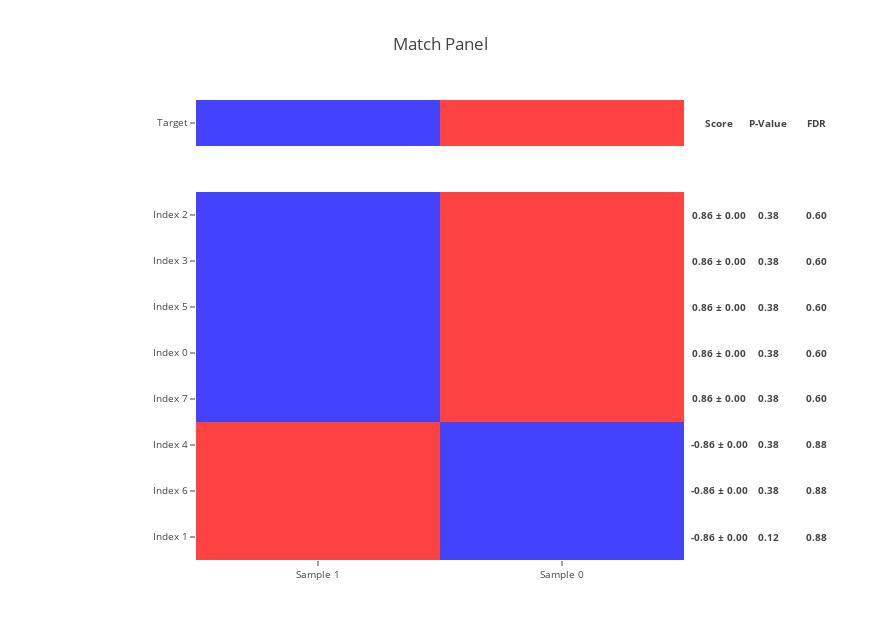

Notebook source saved alongside this figure:
### Code cell
import pandas as pd


target = [
    0,
    2,
]

target = pd.Series(
    target, 
    name='Target',
    index=('Sample {}'.format(i) for i in range(len(target))),
)

n_row = 8

features = pd.DataFrame(
    np.random.random_sample(size=(
        n_row,
        target.size,
    )),
    index=('Index {}'.format(i) for i in range(n_row)),
    columns=target.index,
)

for random_seed in range(3):

    score_moe_p_value_fdr = make_match_panel(
        target,
        features,
        n_sampling=0,
        n_permutation=0,
    )

### Figure 1 — Plotly figure (JSON) as saved in the notebook; plotly's stock layout.template omitted (floating-point values rounded to 4 significant figures; data arrays with more than 128 entries replaced by an {"elided": "..."} marker saying what was removed)
{"data": [{"colorscale": {"elided": "256x2 mixed values"}, "showscale": false, "text": [["Sample 1", "Sample 0"]], "type": "heatmap", "uid": "7171b91e-60bb-49bf-b0ec-6127100a08db", "x": ["Sample 1", "Sample 0"], "y": ["Target"], "yaxis": "y2", "z": [[-1, 1]]}, {"colorscale": {"elided": "256x2 mixed values"}, "showscale": false, "type": "heatmap", "uid": "185db858-1c6a-4cbc-9376-c494c9c27b6c", "x": ["Sample 1", "Sample 0"], "y": ["Index 1", "Index 6", "Index 4", "Index 7", "Index 0", "Index 5", "Index 3", "Index 2"], "yaxis": "y", "z": [[1, -1], [1, -1], [1, -1], [-1, 1], [-1.0, 1.0], [-1, 1], [-1.0, 1.0], [-1, 1]], "zmax": 1.0, "zmin": -1.0}], "layout": {"annotations": [{"font": {"size": 9.6}, "showarrow": false, "text": "<b>Score</b>", "width": 64, "x": 1.002, "xanchor": "left", "xref": "paper", "y": 0.95, "yanchor": "middle", "yref": "paper"}, {"font": {"size": 9.6}, "showarrow": false, "text": "<b>0.86 ± 0.00</b>", "width": 64, "x": 1.002, "xanchor": "left", "xref": "paper", "y": 0.75, "yanchor": "middle", "yref": "paper"}, {"font": {"size": 9.6}, "showarrow": false, "text": "<b>0.86 ± 0.00</b>", "width": 64, "x": 1.002, "xanchor": "left", "xref": "paper", "y": 0.65, "yanchor": "middle", "yref": "paper"}, {"font": {"size": 9.6}, "showarrow": false, "text": "<b>0.86 ± 0.00</b>", "width": 64, "x": 1.002, "xanchor": "left", "xref": "paper", "y": 0.55, "yanchor": "middle", "yref": "paper"}, {"font": {"size": 9.6}, "showarrow": false, "text": "<b>0.86 ± 0.00</b>", "width": 64, "x": 1.002, "xanchor": "left", "xref": "paper", "y": 0.45, "yanchor": "middle", "yref": "paper"}, {"font": {"size": 9.6}, "showarrow": false, "text": "<b>0.86 ± 0.00</b>", "width": 64, "x": 1.002, "xanchor": "left", "xref": "paper", "y": 0.35, "yanchor": "middle", "yref": "paper"}, {"font": {"size": 9.6}, "showarrow": false, "text": "<b>-0.86 ± 0.00</b>", "width": 64, "x": 1.002, "xanchor": "left", "xref": "paper", "y": 0.25, "yanchor": "middle", "yref": "paper"}, {"font": {"size": 9.6}, "showarrow": false, "text": "<b>-0.86 ± 0.00</b>", "width": 64, "x": 1.002, "xanchor": "left", "xref": "paper", "y": 0.15, "yanchor": "middle", "yref": "paper"}, {"font": {"size": 9.6}, "showarrow": false, "text": "<b>-0.86 ± 0.00</b>", "width": 64, "x": 1.002, "xanchor": "left", "xref": "paper", "y": 0.05, "yanchor": "middle", "yref": "paper"}, {"font": {"size": 9.6}, "showarrow": false, "text": "<b>P-Value</b>", "width": 64, "x": 1.102, "xanchor": "left", "xref": "paper", "y": 0.95, "yanchor": "middle", "yref": "paper"}, {"font": {"size": 9.6}, "showarrow": false, "text": "<b>0.38</b>", "width": 64, "x": 1.102, "xanchor": "left", "xref": "paper", "y": 0.75, "yanchor": "middle", "yref": "paper"}, {"font": {"size": 9.6}, "showarrow": false, "text": "<b>0.38</b>", "width": 64, "x": 1.102, "xanchor": "left", "xref": "paper", "y": 0.65, "yanchor": "middle", "yref": "paper"}, {"font": {"size": 9.6}, "showarrow": false, "text": "<b>0.38</b>", "width": 64, "x": 1.102, "xanchor": "left", "xref": "paper", "y": 0.55, "yanchor": "middle", "yref": "paper"}, {"font": {"size": 9.6}, "showarrow": false, "text": "<b>0.38</b>", "width": 64, "x": 1.102, "xanchor": "left", "xref": "paper", "y": 0.45, "yanchor": "middle", "yref": "paper"}, {"font": {"size": 9.6}, "showarrow": false, "text": "<b>0.38</b>", "width": 64, "x": 1.102, "xanchor": "left", "xref": "paper", "y": 0.35, "yanchor": "middle", "yref": "paper"}, {"font": {"size": 9.6}, "showarrow": false, "text": "<b>0.38</b>", "width": 64, "x": 1.102, "xanchor": "left", "xref": "paper", "y": 0.25, "yanchor": "middle", "yref": "paper"}, {"font": {"size": 9.6}, "showarrow": false, "text": "<b>0.38</b>", "width": 64, "x": 1.102, "xanchor": "left", "xref": "paper", "y": 0.15, "yanchor": "middle", "yref": "paper"}, {"font": {"size": 9.6}, "showarrow": false, "text": "<b>0.12</b>", "width": 64, "x": 1.102, "xanchor": "left", "xref": "paper", "y": 0.05, "yanchor": "middle", "yref": "paper"}, {"font": {"size": 9.6}, "showarrow": false, "text": "<b>FDR</b>", "width": 64, "x": 1.202, "xanchor": "left", "xref": "paper", "y": 0.95, "yanchor": "middle", "yref": "paper"}, {"font": {"size": 9.6}, "showarrow": false, "text": "<b>0.60</b>", "width": 64, "x": 1.202, "xanchor": "left", "xref": "paper", "y": 0.75, "yanchor": "middle", "yref": "paper"}, {"font": {"size": 9.6}, "showarrow": false, "text": "<b>0.60</b>", "width": 64, "x": 1.202, "xanchor": "left", "xref": "paper", "y": 0.65, "yanchor": "middle", "yref": "paper"}, {"font": {"size": 9.6}, "showarrow": false, "text": "<b>0.60</b>", "width": 64, "x": 1.202, "xanchor": "left", "xref": "paper", "y": 0.55, "yanchor": "middle", "yref": "paper"}, {"font": {"size": 9.6}, "showarrow": false, "text": "<b>0.60</b>", "width": 64, "x": 1.202, "xanchor": "left", "xref": "paper", "y": 0.45, "yanchor": "middle", "yref": "paper"}, {"font": {"size": 9.6}, "showarrow": false, "text": "<b>0.60</b>", "width": 64, "x": 1.202, "xanchor": "left", "xref": "paper", "y": 0.35, "yanchor": "middle", "yref": "paper"}, {"font": {"size": 9.6}, "showarrow": false, "text": "<b>0.88</b>", "width": 64, "x": 1.202, "xanchor": "left", "xref": "paper", "y": 0.25, "yanchor": "middle", "yref": "paper"}, {"font": {"size": 9.6}, "showarrow": false, "text": "<b>0.88</b>", "width": 64, "x": 1.202, "xanchor": "left", "xref": "paper", "y": 0.15, "yanchor": "middle", "yref": "paper"}, {"font": {"size": 9.6}, "showarrow": false, "text": "<b>0.88</b>", "width": 64, "x": 1.202, "xanchor": "left", "xref": "paper", "y": 0.05, "yanchor": "middle", "yref": "paper"}], "height": 640, "margin": {"l": 196, "r": 196}, "title": "Match Panel", "width": 880, "xaxis": {"anchor": "y", "tickfont": {"size": 9.6}}, "yaxis": {"domain": [0, 0.8], "dtick": 1, "tickfont": {"size": 9.6}}, "yaxis2": {"domain": [0.9, 1], "tickfont": {"size": 9.6}}}}
